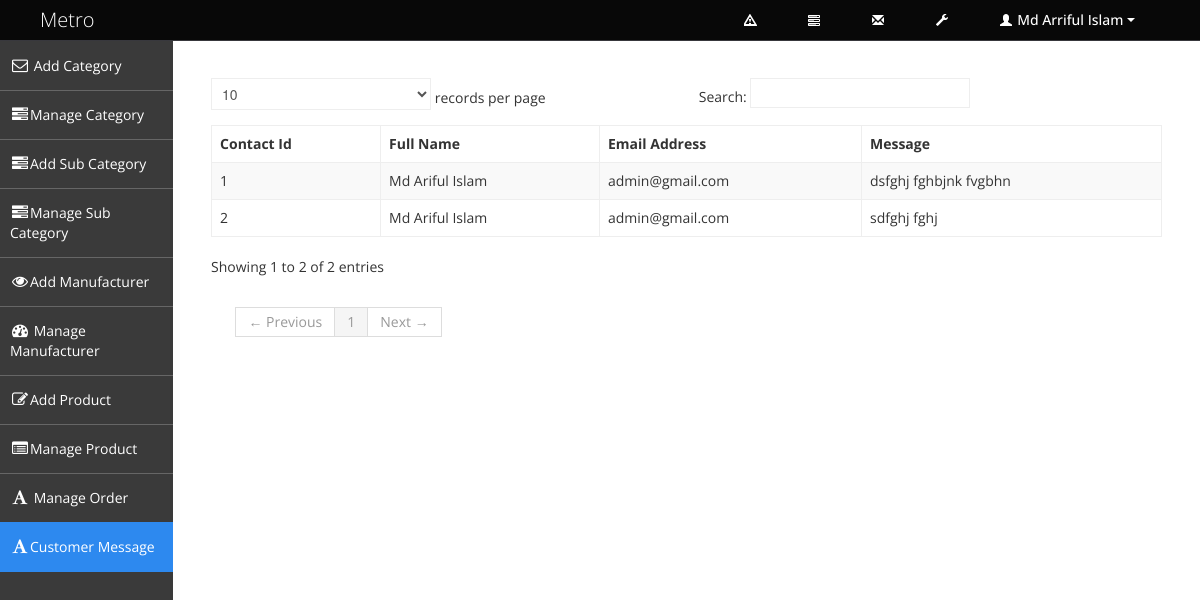
/admin/customer_message.php (signed in), run on the app's committed database.
### tables this page shows
CREATE TABLE `tbl_contact` (
  `contact_id` int(11) NOT NULL,
  `full_name` varchar(200) NOT NULL,
  `email_address` varchar(255) NOT NULL,
  `message` text NOT NULL
);

### admin/customer_message.php (called while the page is built, shortened)
<?php
require './admin_master.php';

### classes/super_admin.php (called while the page is built, shortened)
<?php
class Super_admin {
    private $db_connect;
    public function __construct() {
        $host_name = 'localhost';
        $user_name = 'root';
        $password = '';
        $db_name = 'db_ecomerce';
        $this->db_connect = mysqli_connect($host_name, $user_name, $password, $db_name);
    }
    public function select_contact_info(){
        $sql="SELECT * FROM tbl_contact ";
        if(mysqli_query($this->db_connect, $sql)){
            $query_result=  mysqli_query($this->db_connect, $sql);
            return $query_result;
        }  else {
            die("Query Problem".  mysqli_error($this->db_connect));
        }
    }
}

### admin/pages/customer_message_content.php (the view)
<?php
   $query_result= $obj_super_admin->select_contact_info();
?>
<div class="box-content">
            <table class="table table-striped table-bordered bootstrap-datatable datatable">
                <thead>
                    <tr>
                        <th>Contact Id</th>
                        <th>Full Name</th>
                        <th>Email Address</th>
                        <th>Message</th>
                    </tr>
                </thead>
                <tbody>
                    <?php while ($contact_info = mysqli_fetch_assoc($query_result)) { ?>
                        <tr>
                            <td><?php echo $contact_info['contact_id']; ?></td>
                            <td class="center"><?php echo $contact_info['full_name']; ?></td>
                            <td class="center"><?php echo $contact_info['email_address']; ?></td>
                            <td class="center"><?php echo $contact_info['message']; ?></td>
                        </tr>
                    <?php } ?>
                </tbody>
            </table>
        </div>

### assets/admin_assets/css/style.css (style rules this page uses)
body { background: #F5F5F5; color: #333; border: none; font-family: 'Open Sans', sans-serif; font-weight: 400; }
.box-content { position: relative; z-index: 50; margin-top: -1px; padding: 10px; background: #fff !important; }
.table th, .table td { border-top: 1px solid #eee; }
.table-bordered { border-color: #eee; -webkit-border-radius: 0px !important; -moz-border-radius: 0px !important; border-radius: 0px !important; }
.table-bordered th, .table-bordered td { border-left: 1px solid #eee; }
.table-bordered thead:first-child tr:first-child > th:first-child, .table-bordered tbody:first-child tr:first-child > td:first-child, .table-bordered tbody:first-child tr:first-child > th:first-child { -webkit-border-radius: 0px !important; -moz-border-radius: 0px !important; border-radius: 0px !important; }
.table-bordered thead:first-child tr:first-child > th:last-child, .table-bordered tbody:first-child tr:first-child > td:last-child, .table-bordered tbody:first-child tr:first-child > th:last-child { -webkit-border-radius: 0px !important; -moz-border-radius: 0px !important; border-radius: 0px !important; }
.table-bordered thead:last-child tr:last-child > th:first-child, .table-bordered tbody:last-child tr:last-child > td:first-child, .table-bordered tbody:last-child tr:last-child > th:first-child, .table-bordered tfoot:last-child tr:last-child > td:first-child, .table-bordered tfoot:last-child tr:last-child > th:first-child { -webkit-border-radius: 0px !important; -moz-border-radius: 0px !important; border-radius: 0px !important; }
.table-bordered thead:last-child tr:last-child > th:last-child, .table-bordered tbody:last-child tr:last-child > td:last-child, .table-bordered tbody:last-child tr:last-child > th:last-child, .table-bordered tfoot:last-child tr:last-child > td:last-child, .table-bordered tfoot:last-child tr:last-child > th:last-child { -webkit-border-radius: 0px !important; -moz-border-radius: 0px !important; border-radius: 0px !important; }

### assets/admin_assets/css/halflings.css (style rules this page uses)
html, html .halflings { -webkit-font-smoothing: antialiased !important; }

### data on the page
tbl_contact: contact_id "1", full_name "Md Ariful Islam", email_address "admin@gmail.com", message "dsfghj fghbjnk fvgbhn"
tbl_contact: contact_id "2", full_name "Md Ariful Islam", email_address "admin@gmail.com", message "sdfghj fghj"

### other printed values
$_SESSION['admin_name'] "Md Arriful Islam"
